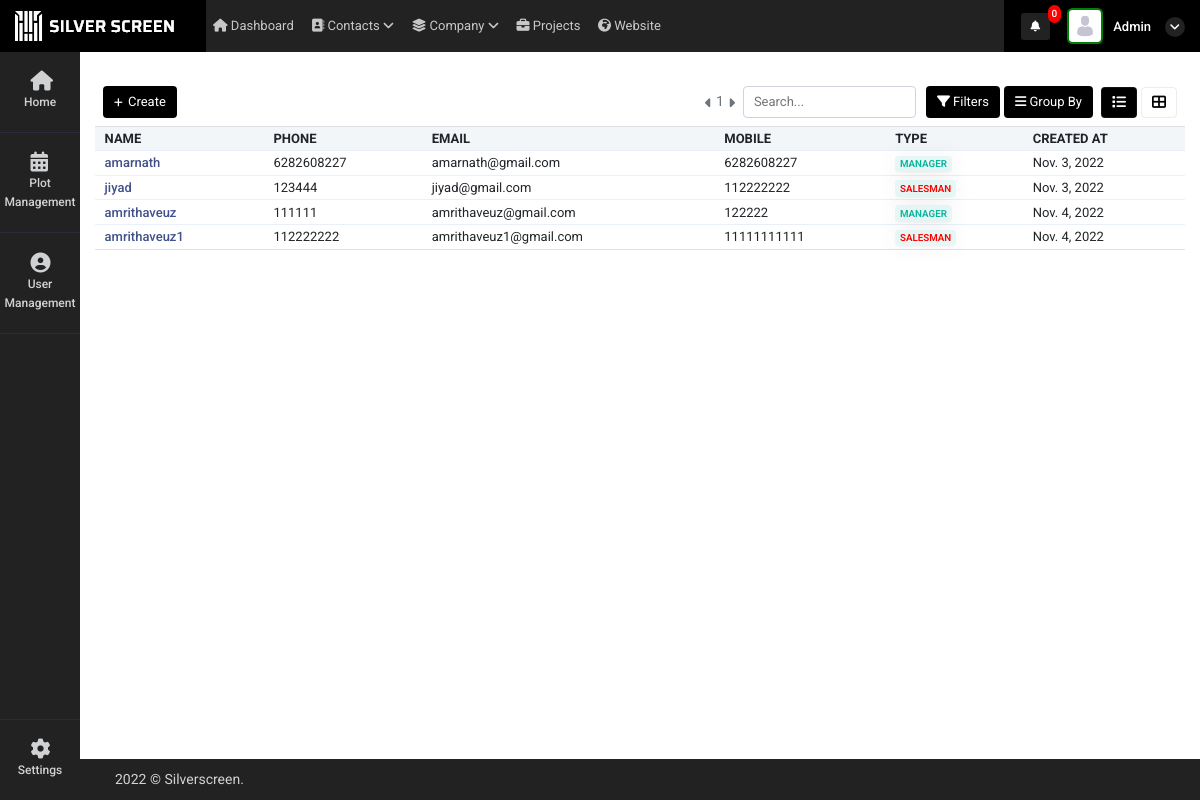
Screenshot of /user_management (signed in) with the database file from the repository.
### super_admin/models.py (models this page shows)
class common(models.Model):  # COMM0N
    dt = models.DateField(auto_now=True)
    tm = models.TimeField(auto_now=True)
    updated = models.DateTimeField(default=timezone.now)
    status = models.CharField(max_length=255, null=True)
    class Meta:
        abstract = True

class user_Details(common):
    auth_user = models.ForeignKey(User,on_delete=models.CASCADE,related_name="auth_user_login_id", null=True)
    name = models.CharField(max_length=255,null=True)
    phone = models.CharField(max_length=255,null=True)
    email = models.EmailField(null=True)
    mobile = models.CharField(max_length=255,null=True)
    emp_id = models.CharField(max_length=255,null=True)
    address1 = models.CharField(max_length=255,null=True)
    address2 = models.CharField(max_length=255,null=True)
    city = models.CharField(max_length=255,null=True)
    state = models.CharField(max_length=255,null=True)
    country = models.CharField(max_length=255,null=True)
    zip = models.CharField(max_length=255,null=True)
    password_geration_type = models.CharField(max_length=255,choices=password_generate_option,null=True)
    user_type = models.CharField(max_length=255,choices=login_user_type,null=True)
    atatchment = models.FileField(upload_to="user_image",null=True)
    created_by = models.ForeignKey(User,on_delete=models.CASCADE,related_name="added_by_user_id", null=True)
    plot_list_view = models.CharField(max_length=255,null=True)
    price_visibility = models.IntegerField(null=True,default=1)
    property_access =  models.CharField(max_length=255,choices=property_access_option,null=True)

### super_admin/views.py (the view)
# urls.py: path('user_management',views.user_management,name='user_management'),
def user_management(request):
    page_number = request.GET.get("page")
    user_data = user_Details.objects.all()
    data_paginator = Paginator(user_data, 10)
    try:
        page_obj = data_paginator.get_page(page_number)
    except PageNotAnInteger:
        page_obj = data_paginator.page(1)
    context = {
        'user_data': user_data,
        'page_obj': page_obj
    }
    return render(request, 'super_admin/user_management.html', context)

### super_admin/templatetags/notification.py (called while the page is built, shortened)
@register.filter(name='get_notifications')
def get_notifications(value,args):
    user_dat = User.objects.get(id=value.id)
    st = user_dat.is_superuser
    data_count = ''
    if st == True:
        data_count = user_request_plot.objects.filter(read_status=0).count()
    return data_count

@register.filter(name='get_loginUsernameImage')
def get_loginUsernameImage(value,args):
    user_dat = User.objects.get(id=value.id)
    st = user_dat.is_superuser
    image_url = ''
    if st == True:
        image_url = 'http://127.0.0.1:8000/static/adminicon.jpg'
    else:
        user_data = user_Details.objects.get(auth_user=value.id)
        if user_data.atatchment == '':
            image_url = 'http://127.0.0.1:8000/static/adminicon.jpg'
        else:
            image_url ='../media/'+str(user_data.atatchment)
    return image_url

@register.filter(name='get_user_type')
def get_user_type(value,args):
    user_dat = User.objects.get(id=value.id)
    st = user_dat.is_superuser
    if st == True:
        return False

### super_admin/templates/super_admin/user_management.html (shortened to what this page needs)
 {% extends "super_admin/base.html" %}
    {% block content %}
    <div class="container-fluid mt-4">
        <div class="tab-content contnt" id="demo_result_employee">
            <div class="tab-pane active" id="home1" role="tabpanel">
                <div
                    class="d-flex align-items-center justify-content-between px-2">
                    <div class="col-md-4 px-0">
                        <a href="create_user"><button type="button"
                                class="btn btn-prim add-btn create-button"><i
                                    class="fas fa-plus"></i>
                                Create
                            </button></a>
                    </div>
                    <div class="d-flex align-items-center">
                        <i class="fas fa-caret-left mr-1 pagintn text-muted pagination_minus"></i>
                        <span class="text-muted">
                            <span>{{page_obj.number}}</span>
                        </span>
                        <i class="fas fa-caret-right ml-1 pagintn text-muted pagination_add"></i>
                        <input type="text" class="form-cont ml-2"
                            placeholder="Search..." autocomplete="off"
                            id="search_value" value="" onkeyup="myFunction()">
                        <div class="dropdown btn-group fitr">
                            <button type="button" class="btn btn-prim dropdown-toggle" data-toggle="dropdown">
                                <i class="fas fa-filter"></i>
                                Filters
                            </button>
                        </div>
                        <div class="dropdown btn-group grpby">
                            <button type="button" class="btn btn-prim mx-1 dropdown-toggle" data-toggle="dropdown"> <i
                                    class="fas fa-bars"></i>
                                Group By
                            </button>
                        </div>
                        <ul class="nav nav-tabs nav-ta" role="tablist">
                            <li class="nav-item mx-1">
                                <a class="nav-link kan-tab active"
                                    data-toggle="tab" href="#ho" role="tab"
                                    aria-selected="false">
                                    <i class="fas fa-list"></i>
                                </a>
                            </li>
                            <li class="nav-item">
                                <a class="nav-link kan-tab" data-toggle="tab"
                                    href="#pro" role="tab"
                                    aria-selected="false">
                                    <i class="fas fa-th-large"></i>
                                </a>
                            </li>
                        </ul>
                    </div>
                </div>
                <div class="tab-content">
                    <div class="tab-pane active" id="ho" role="tabpanel">
                        <div class="table-responsive mb-1  mt-2">
                            <table class="table table-nowrap align-middle"
                                id="orderTable">
                                <thead class="table-light">
                                    <tr class="text-uppercase">
                                        <th class="sort"
                                            data-sort="customer_name">
                                            Name</th>
                                        <th class="sort"
                                            data-sort="product_name">
                                           Phone
                                        </th>
                                        <th class="sort" data-sort="date">Email</th>
                                        <th class="sort" data-sort="company">
                                           Mobile
                                        </th>
                                        <th class="sort" data-sort="company">
                                            Type
                                         </th>
                                        <th class="sort" data-sort="company">
                                           Created At
                                        </th>
                                    </tr>
                                </thead>
                                <tbody class="list form-check-all append_search_result">
                                    {% for i in page_obj  %}
                                    <tr onclick="window.location='user_edit?id={{i.id}}'">
                                        <td class="id"><a href="user_edit?id={{i.id}}"
                                                class="fw-medium link-primary">{{i.name}}</a>
                                        </td>
                                        <td class="customer_name">{{i.phone}}
                                        </td>
                                        <td class="product_name">{{i.email}}</td>
                                        <td class="date">{{i.mobile}}</td>
                                        <td class="company">
                                            {% if i.user_type == "manager" %}
                                            <span
                                                class="badge badge-soft-success text-uppercase">Manager</span>
                                            {% elif i.user_type == "salesman"  %}
                                            <span style="color: red!important"
                                                class="badge badge-soft-success text-uppercase">Salesman</span>
                                            {% endif %}
                                            </td>
                                        <td class="status">{{i.dt}}
                                        </td>
                                    </tr>
                                    {% endfor %}
                                </tbody>
                            </table>
                        </div>
                    </div>
                </div>
            </div>
        </div>
    </div>
{% endblock %}

### super_admin/templates/super_admin/base.html (shortened to what this page needs)
<!doctype html>
<html lang="en">
    {% load static %}
    {% load notification %}
<head>
    <link rel="stylesheet" href="{% static 'admin/css/morris.css' %}">
    <link href="{% static 'admin/css/bootstrap.min.css' %}" rel="stylesheet" type="text/css" />
    <link href="{% static 'admin/css/icons.css' %}" rel="stylesheet" type="text/css" />
    <link href="{% static 'admin/css/style.css' %}" rel="stylesheet" type="text/css" />
</head>
<body class="">
    <div id="wrapper">
        <div class="left side-menu">
            <div class="slimscroll-menu" id="remove-scroll">
                <div id="sidebar-menu" class="sidaber_menu">
                    <ul class="" id="side-menu">
                        <li>
                            <a class="splnav" href="{% url 'home' %}"> <i class="fa fa-home"></i>
                                <p>Home</p>
                            </a>
                        </li>
                        <li>
                            <a class="splnav" href="property_management"> <i class="fa fa-calendar"></i>
                                <p>Plot Management</p>
                            </a>
                        </li>
                        <li>
                            <a href="user_management" class="splnav"> <i class="fa fa-user-circle"></i>
                                <p>User Management</p>
                            </a>
                        </li>
                        <li class="bootm_toggle_settings_button ">
                            <a class="splnav bdr_btmnone_nav" href="settings.html"> <i class="fa fa-cog"></i>
                                <p>Settings</p>
                            </a>
                        </li>
                    </ul>
                </div>
            </div>
        </div>
        <div class="content-page">
            <div class="topbar">
                <div class="navbar-header">
                    <div class="d-flex">
                        <div class="binance">
                            <img src="{% static 'admin/img/silv.png' %}" alt="">
                        </div>
                    </div>
                    <ul class="navbar-nav1 bg-2 col">
                        <li class="nav-item d-none d-sm-inline-block">
                            <a href="" class="nav-link"><i class="fa fa-home"></i> Dashboard</a>
                        </li>
                        <li class="nav-item d-none d-sm-inline-block">
                            <a href="" class="nav-link"><i class="fa fa-address-book"></i> Contacts <i
                                    class="a-right fa fa-angle-down"></i></a>
                        </li>
                        <li class="nav-item d-none d-sm-inline-block">
                            <a href="" class="nav-link"><i class="fas fa-layer-group"></i> Company <i
                                    class="a-right fa fa-angle-down"></i></a>
                        </li>
                        <li class="nav-item d-none d-sm-inline-block">
                            <a href="" class="nav-link"><i class="fas fa-briefcase"></i> Projects</a>
                        </li>
                        <li class="nav-item d-none d-sm-inline-block">
                            <a href="" class="nav-link"><i class="fas fa-globe-africa"></i> Website</a>
                        </li>
                    </ul>
                    <div class="d-flex align-items-center icns">
                        <div class="dropdown topbar-head-dropdown ms-1 header-item">
                            <a href="view_all_activity">
                                <i class="fas fa-bell fs-icn">
                                    <span
                                        class="position-absolute topbar-badge fs-9 translate-middle badge rounded-pill bg-red">{{ request.user|get_notifications:"sss" }}</span></i>
                                    </a>
                        </div>
                        <div class="dropdown header-item topbar-user king button-drpdown">
                            <span class="d-flex align-items-center drpdown-toggle">
                                <img class="header-profile-user" src="{{ request.user|get_loginUsernameImage:"sss" }}" alt="Header Avatar">
                                <span class="text-start ms-xl-2">
                                    <span class="d-none d-xl-inline-block ms-1 fw-medium user-name-text">  {{request.user.username|title}}</span>
                                    <i class="pro-icn fa fa-angle-down"></i>
                                </span>
                            </span>
                        </div>
                    </div>
                </div>
            </div>
            <div class="content">
                {% block content %}
                {% endblock %}
            </div>
            <footer class="footer">
                <div class="container-fluid">
                    <div class="row">
                        <div class="col-sm-6">
                             © Silverscreen.
                        </div>
                        <div class="col-sm-6">
                        </div>
                    </div>
                </div>
            </footer>
        </div>
    </div>
</body>
</html>

### rows the page displays
user_Details: name "amarnath", phone "6282608227", email "amarnath@gmail.com", mobile "6282608227", user_type "MANAGER", dt "Nov. 3, 2022"
user_Details: name "jiyad", phone "123444", email "jiyad@gmail.com", mobile "112222222", user_type "SALESMAN", dt "Nov. 3, 2022"
user_Details: name "amrithaveuz", phone "111111", email "amrithaveuz@gmail.com", mobile "122222", user_type "MANAGER", dt "Nov. 4, 2022"
user_Details: name "amrithaveuz1", phone "112222222", email "amrithaveuz1@gmail.com", mobile "11111111111", user_type "SALESMAN", dt "Nov. 4, 2022"

### other values shown
{{ request.user|get_notifications:"sss" }} "0"
{{ request.user.username|title }} "Admin"
{{ page_obj.number }} "1"
